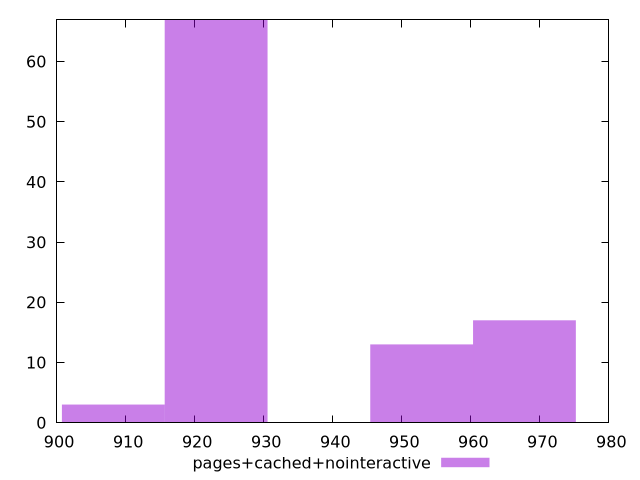

Reproduce this figure in gnuplot.
$_pagesCachedNointeractive <<EOF
967.7702448781154 17
923.1039258837408 67
952.8814718799905 13
908.2151528856159 3
EOF
set key outside below
set terminal pngcairo
set output "report_00005_2020-11-02T22-26-11.212Z/render-blocking-resources/pages+cached+nointeractive//raw_hist.png"
set yrange [0:67]
set boxwidth 14.888772998124852
set style fill transparent solid 0.5 noborder
plot $_pagesCachedNointeractive title "pages+cached+nointeractive" with boxes ,
